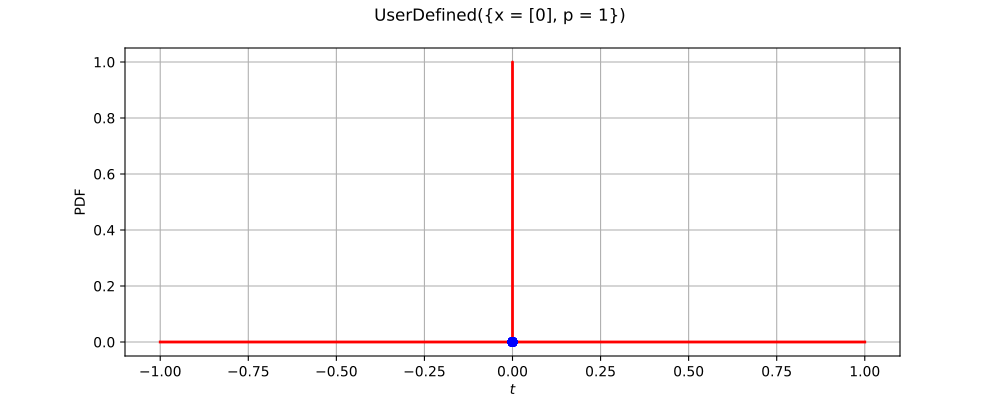

The script that drew this image:
import openturns as ot
from matplotlib import pyplot as plt
from openturns.viewer import View
ot.RandomGenerator.SetSeed(0)
factory = ot.UserDefinedFactory()
ref = factory.build()
dimension = ref.getDimension()
if dimension <= 2:
    if dimension == 1:
        sample = ref.getSample(50)
        distribution = factory.build(sample)
        distribution.setDescription(['$t$'])
        pdf_graph = distribution.drawPDF(256)
        cloud = ot.Cloud(sample, ot.Sample(sample.getSize(), 1))
        cloud.setColor('blue')
        cloud.setPointStyle('fcircle')
        pdf_graph.add(cloud)
        pdf_graph.setTitle(str(distribution))
        fig = plt.figure(figsize=(10, 4))
        pdf_axis = fig.add_subplot(111)
        View(pdf_graph, figure=fig, axes=[pdf_axis], add_legend=False)
    else:
        sample = ref.getSample(500)
        distribution = factory.build(sample)
        distribution.setDescription(['$t_0$', '$t_1$'])
        pdf_graph = distribution.drawPDF([256]*2)
        cloud = ot.Cloud(sample)
        cloud.setColor('red')
        cloud.setPointStyle('fcircle')
        pdf_graph.add(cloud)
        pdf_graph.setTitle(str(distribution))
        fig = plt.figure(figsize=(10, 4))
        pdf_axis = fig.add_subplot(111)
        View(pdf_graph, figure=fig, axes=[pdf_axis], add_legend=False, square_axes=True)
